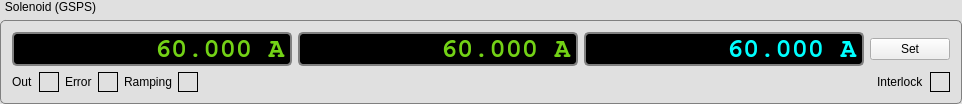
           <widget class="QGroupBox" name="gbGSPS">
            <property name="enabled">
             <bool>true</bool>
            </property>
            <property name="sizePolicy">
             <sizepolicy hsizetype="Minimum" vsizetype="Minimum">
              <horstretch>0</horstretch>
              <verstretch>0</verstretch>
             </sizepolicy>
            </property>
            <property name="minimumSize">
             <size>
              <width>400</width>
              <height>0</height>
             </size>
            </property>
            <property name="styleSheet">
             <string notr="true">QGroupBox {
    background-color: #E0E0E0;
    border: 1px solid gray;
    border-radius: 5px;
    margin-top: 20px; /* leave space at the top for the title */
}

QGroupBox::title {
    subcontrol-origin: margin;
    subcontrol-position: top left; 
    padding: 0 3px;
}</string>
            </property>
            <property name="title">
             <string>Solenoid (GSPS)</string>
            </property>
            <property name="flat">
             <bool>false</bool>
            </property>
            <layout class="QVBoxLayout" name="verticalLayout_5">
             <item>
              <layout class="QHBoxLayout" name="horizontalLayout_12">
               <item>
                <widget class="QLineEdit" name="GSPSdata_U">
                 <property name="enabled">
                  <bool>true</bool>
                 </property>
                 <property name="sizePolicy">
                  <sizepolicy hsizetype="Fixed" vsizetype="Fixed">
                   <horstretch>0</horstretch>
                   <verstretch>0</verstretch>
                  </sizepolicy>
                 </property>
                 <property name="minimumSize">
                  <size>
                   <width>120</width>
                   <height>34</height>
                  </size>
                 </property>
                 <property name="baseSize">
                  <size>
                   <width>100</width>
                   <height>32</height>
                  </size>
                 </property>
                 <property name="font">
                  <font>
                   <family>FreeMono</family>
                   <pointsize>20</pointsize>
                   <weight>75</weight>
                   <bold>true</bold>
                   <strikeout>false</strikeout>
                   <stylestrategy>PreferAntialias</stylestrategy>
                   <kerning>false</kerning>
                  </font>
                 </property>
                 <property name="acceptDrops">
                  <bool>false</bool>
                 </property>
                 <property name="whatsThis">
                  <string/>
                 </property>
                 <property name="autoFillBackground">
                  <bool>false</bool>
                 </property>
                 <property name="styleSheet">
                  <string notr="true">:enabled {
color: rgb(115, 210, 22);
background-color: rgb(0, 0, 0);
border-radius: 5px;
border-width: 2px;
border-color: gray;
border-style:solid;
}

:disabled {
color: black;
background-color: rgb(0, 0, 0);
border-radius: 5px;
border-width: 2px;
border-color: gray;
border-style:solid;
}</string>
                 </property>
                 <property name="text">
                  <string>60.000 A</string>
                 </property>
                 <property name="alignment">
                  <set>Qt::AlignRight|Qt::AlignTrailing|Qt::AlignVCenter</set>
                 </property>
                </widget>
               </item>
               <item>
                <widget class="QLineEdit" name="GSPSdata_I">
                 <property name="enabled">
                  <bool>true</bool>
                 </property>
                 <property name="sizePolicy">
                  <sizepolicy hsizetype="Fixed" vsizetype="Fixed">
                   <horstretch>0</horstretch>
                   <verstretch>0</verstretch>
                  </sizepolicy>
                 </property>
                 <property name="minimumSize">
                  <size>
                   <width>120</width>
                   <height>34</height>
                  </size>
                 </property>
                 <property name="baseSize">
                  <size>
                   <width>100</width>
                   <height>32</height>
                  </size>
                 </property>
                 <property name="font">
                  <font>
                   <family>FreeMono</family>
                   <pointsize>20</pointsize>
                   <weight>75</weight>
                   <bold>true</bold>
                   <strikeout>false</strikeout>
                   <stylestrategy>PreferAntialias</stylestrategy>
                   <kerning>false</kerning>
                  </font>
                 </property>
                 <property name="acceptDrops">
                  <bool>false</bool>
                 </property>
                 <property name="whatsThis">
                  <string/>
                 </property>
                 <property name="autoFillBackground">
                  <bool>false</bool>
                 </property>
                 <property name="styleSheet">
                  <string notr="true">:enabled {
color: rgb(115, 210, 22);
background-color: rgb(0, 0, 0);
border-radius: 5px;
border-width: 2px;
border-color: gray;
border-style:solid;
}

:disabled {
color: black;
background-color: rgb(0, 0, 0);
border-radius: 5px;
border-width: 2px;
border-color: gray;
border-style:solid;
}</string>
                 </property>
                 <property name="text">
                  <string>60.000 A</string>
                 </property>
                 <property name="alignment">
                  <set>Qt::AlignRight|Qt::AlignTrailing|Qt::AlignVCenter</set>
                 </property>
                </widget>
               </item>
               <item>
                <widget class="QLineEdit" name="GSPSdata_Iset">
                 <property name="enabled">
                  <bool>true</bool>
                 </property>
                 <property name="sizePolicy">
                  <sizepolicy hsizetype="Fixed" vsizetype="Fixed">
                   <horstretch>0</horstretch>
                   <verstretch>0</verstretch>
                  </sizepolicy>
                 </property>
                 <property name="minimumSize">
                  <size>
                   <width>120</width>
                   <height>34</height>
                  </size>
                 </property>
                 <property name="baseSize">
                  <size>
                   <width>100</width>
                   <height>32</height>
                  </size>
                 </property>
                 <property name="font">
                  <font>
                   <family>FreeMono</family>
                   <pointsize>20</pointsize>
                   <weight>75</weight>
                   <bold>true</bold>
                   <strikeout>false</strikeout>
                   <stylestrategy>PreferAntialias</stylestrategy>
                   <kerning>false</kerning>
                  </font>
                 </property>
                 <property name="acceptDrops">
                  <bool>false</bool>
                 </property>
                 <property name="whatsThis">
                  <string/>
                 </property>
                 <property name="autoFillBackground">
                  <bool>false</bool>
                 </property>
                 <property name="styleSheet">
                  <string notr="true">:enabled {
color: rgb(0, 255, 255);
background-color: rgb(0, 0, 0);
border-radius: 5px;
border-width: 2px;
border-color: gray;
border-style:solid;
}

:disabled {
color: black;
background-color: rgb(0, 0, 0);
border-radius: 5px;
border-width: 2px;
border-color: gray;
border-style:solid;
}</string>
                 </property>
                 <property name="text">
                  <string>60.000 A</string>
                 </property>
                 <property name="alignment">
                  <set>Qt::AlignRight|Qt::AlignTrailing|Qt::AlignVCenter</set>
                 </property>
                </widget>
               </item>
               <item>
                <widget class="QPushButton" name="B_GSPSsetCurrent">
                 <property name="sizePolicy">
                  <sizepolicy hsizetype="Fixed" vsizetype="Fixed">
                   <horstretch>0</horstretch>
                   <verstretch>0</verstretch>
                  </sizepolicy>
                 </property>
                 <property name="minimumSize">
                  <size>
                   <width>60</width>
                   <height>0</height>
                  </size>
                 </property>
                 <property name="baseSize">
                  <size>
                   <width>50</width>
                   <height>0</height>
                  </size>
                 </property>
                 <property name="text">
                  <string>Set</string>
                 </property>
                </widget>
               </item>
              </layout>
             </item>
             <item>
              <layout class="QHBoxLayout" name="horizontalLayout_13">
               <item alignment="Qt::AlignRight">
                <widget class="QLabel" name="label_59">
                 <property name="text">
                  <string>Out</string>
                 </property>
                </widget>
               </item>
               <item>
                <widget class="LEDindicator" name="LED_GSPSout" native="true">
                 <property name="sizePolicy">
                  <sizepolicy hsizetype="Fixed" vsizetype="Fixed">
                   <horstretch>0</horstretch>
                   <verstretch>0</verstretch>
                  </sizepolicy>
                 </property>
                 <property name="minimumSize">
                  <size>
                   <width>20</width>
                   <height>20</height>
                  </size>
                 </property>
                 <property name="baseSize">
                  <size>
                   <width>20</width>
                   <height>20</height>
                  </size>
                 </property>
                 <property name="styleSheet">
                  <string notr="true">border: 1 solid black	</string>
                 </property>
                </widget>
               </item>
               <item alignment="Qt::AlignRight">
                <widget class="QLabel" name="label_46">
                 <property name="text">
                  <string>Error</string>
                 </property>
                </widget>
               </item>
               <item>
                <widget class="LEDindicator" name="LED_GSPSerror" native="true">
                 <property name="sizePolicy">
                  <sizepolicy hsizetype="Fixed" vsizetype="Fixed">
                   <horstretch>0</horstretch>
                   <verstretch>0</verstretch>
                  </sizepolicy>
                 </property>
                 <property name="minimumSize">
                  <size>
                   <width>20</width>
                   <height>20</height>
                  </size>
                 </property>
                 <property name="baseSize">
                  <size>
                   <width>20</width>
                   <height>20</height>
                  </size>
                 </property>
                 <property name="styleSheet">
                  <string notr="true">border: 1 solid black	</string>
                 </property>
                </widget>
               </item>
               <item alignment="Qt::AlignRight">
                <widget class="QLabel" name="label_47">
                 <property name="text">
                  <string>Ramping</string>
                 </property>
                </widget>
               </item>
               <item>
                <widget class="LEDindicator" name="LED_GSPSramping" native="true">
                 <property name="sizePolicy">
                  <sizepolicy hsizetype="Fixed" vsizetype="Fixed">
                   <horstretch>0</horstretch>
                   <verstretch>0</verstretch>
                  </sizepolicy>
                 </property>
                 <property name="minimumSize">
                  <size>
                   <width>20</width>
                   <height>20</height>
                  </size>
                 </property>
                 <property name="baseSize">
                  <size>
                   <width>20</width>
                   <height>20</height>
                  </size>
                 </property>
                 <property name="styleSheet">
                  <string notr="true">border: 1 solid black	</string>
                 </property>
                </widget>
               </item>
               <item>
                <spacer name="horizontalSpacer">
                 <property name="orientation">
                  <enum>Qt::Horizontal</enum>
                 </property>
                 <property name="sizeHint" stdset="0">
                  <size>
                   <width>40</width>
                   <height>20</height>
                  </size>
                 </property>
                </spacer>
               </item>
               <item alignment="Qt::AlignRight">
                <widget class="QLabel" name="label_52">
                 <property name="text">
                  <string>Interlock</string>
                 </property>
                </widget>
               </item>
               <item>
                <widget class="LEDindicator" name="LED_GSPSinterlock" native="true">
                 <property name="sizePolicy">
                  <sizepolicy hsizetype="Fixed" vsizetype="Fixed">
                   <horstretch>0</horstretch>
                   <verstretch>0</verstretch>
                  </sizepolicy>
                 </property>
                 <property name="minimumSize">
                  <size>
                   <width>20</width>
                   <height>20</height>
                  </size>
                 </property>
                 <property name="baseSize">
                  <size>
                   <width>20</width>
                   <height>20</height>
                  </size>
                 </property>
                 <property name="styleSheet">
                  <string notr="true">border: 1 solid black	</string>
                 </property>
                </widget>
               </item>
              </layout>
             </item>
            </layout>
           </widget>
